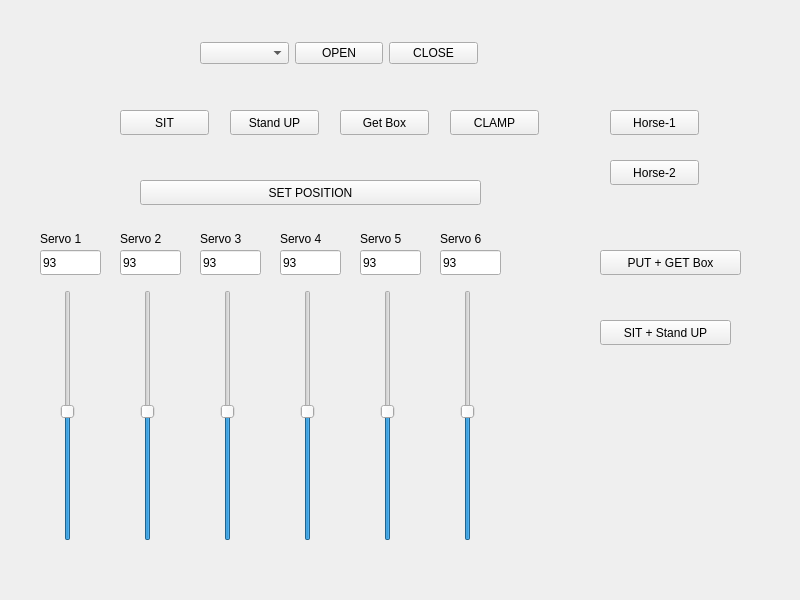
<?xml version="1.0" encoding="UTF-8"?>
<ui version="4.0">
 <class>MainWindow</class>
 <widget class="QWidget" name="MainWindow">
  <property name="geometry">
   <rect>
    <x>0</x>
    <y>0</y>
    <width>800</width>
    <height>600</height>
   </rect>
  </property>
  <property name="windowTitle">
   <string>main</string>
  </property>
  <widget class="QWidget" name="layoutWidget">
   <property name="geometry">
    <rect>
     <x>200</x>
     <y>40</y>
     <width>278</width>
     <height>27</height>
    </rect>
   </property>
   <layout class="QHBoxLayout" name="horizontalLayout">
    <item>
     <widget class="QComboBox" name="comL"/>
    </item>
    <item>
     <widget class="QPushButton" name="openButton">
      <property name="text">
       <string>OPEN</string>
      </property>
     </widget>
    </item>
    <item>
     <widget class="QPushButton" name="closeButton">
      <property name="text">
       <string>CLOSE</string>
      </property>
     </widget>
    </item>
   </layout>
  </widget>
  <widget class="QPushButton" name="clampButton">
   <property name="geometry">
    <rect>
     <x>450</x>
     <y>110</y>
     <width>89</width>
     <height>25</height>
    </rect>
   </property>
   <property name="text">
    <string>CLAMP</string>
   </property>
  </widget>
  <widget class="QLineEdit" name="servo_1_lineEdit">
   <property name="geometry">
    <rect>
     <x>40</x>
     <y>250</y>
     <width>61</width>
     <height>25</height>
    </rect>
   </property>
   <property name="text">
    <string>93</string>
   </property>
  </widget>
  <widget class="QLineEdit" name="servo_2_lineEdit">
   <property name="geometry">
    <rect>
     <x>120</x>
     <y>250</y>
     <width>61</width>
     <height>25</height>
    </rect>
   </property>
   <property name="text">
    <string>93</string>
   </property>
  </widget>
  <widget class="QLineEdit" name="servo_3_lineEdit">
   <property name="geometry">
    <rect>
     <x>200</x>
     <y>250</y>
     <width>61</width>
     <height>25</height>
    </rect>
   </property>
   <property name="text">
    <string>93</string>
   </property>
  </widget>
  <widget class="QLineEdit" name="servo_4_lineEdit">
   <property name="geometry">
    <rect>
     <x>280</x>
     <y>250</y>
     <width>61</width>
     <height>25</height>
    </rect>
   </property>
   <property name="text">
    <string>93</string>
   </property>
  </widget>
  <widget class="QLineEdit" name="servo_5_lineEdit">
   <property name="geometry">
    <rect>
     <x>360</x>
     <y>250</y>
     <width>61</width>
     <height>25</height>
    </rect>
   </property>
   <property name="text">
    <string>93</string>
   </property>
  </widget>
  <widget class="QLineEdit" name="servo_6_lineEdit">
   <property name="geometry">
    <rect>
     <x>440</x>
     <y>250</y>
     <width>61</width>
     <height>25</height>
    </rect>
   </property>
   <property name="text">
    <string>93</string>
   </property>
  </widget>
  <widget class="QPushButton" name="set_posButton">
   <property name="geometry">
    <rect>
     <x>140</x>
     <y>180</y>
     <width>341</width>
     <height>25</height>
    </rect>
   </property>
   <property name="text">
    <string>SET POSITION</string>
   </property>
  </widget>
  <widget class="QPushButton" name="stand_upButton">
   <property name="geometry">
    <rect>
     <x>230</x>
     <y>110</y>
     <width>89</width>
     <height>25</height>
    </rect>
   </property>
   <property name="text">
    <string>Stand UP</string>
   </property>
  </widget>
  <widget class="QLabel" name="S1_label">
   <property name="geometry">
    <rect>
     <x>40</x>
     <y>230</y>
     <width>61</width>
     <height>17</height>
    </rect>
   </property>
   <property name="text">
    <string>Servo 1</string>
   </property>
  </widget>
  <widget class="QLabel" name="S2_label">
   <property name="geometry">
    <rect>
     <x>120</x>
     <y>230</y>
     <width>61</width>
     <height>17</height>
    </rect>
   </property>
   <property name="text">
    <string>Servo 2</string>
   </property>
  </widget>
  <widget class="QLabel" name="S3_label">
   <property name="geometry">
    <rect>
     <x>200</x>
     <y>230</y>
     <width>61</width>
     <height>17</height>
    </rect>
   </property>
   <property name="text">
    <string>Servo 3</string>
   </property>
  </widget>
  <widget class="QLabel" name="S4_label">
   <property name="geometry">
    <rect>
     <x>280</x>
     <y>230</y>
     <width>61</width>
     <height>17</height>
    </rect>
   </property>
   <property name="text">
    <string>Servo 4</string>
   </property>
  </widget>
  <widget class="QLabel" name="S5_label">
   <property name="geometry">
    <rect>
     <x>360</x>
     <y>230</y>
     <width>61</width>
     <height>17</height>
    </rect>
   </property>
   <property name="text">
    <string>Servo 5</string>
   </property>
  </widget>
  <widget class="QLabel" name="S6_label">
   <property name="geometry">
    <rect>
     <x>440</x>
     <y>230</y>
     <width>61</width>
     <height>17</height>
    </rect>
   </property>
   <property name="text">
    <string>Servo 6</string>
   </property>
  </widget>
  <widget class="QPushButton" name="sitButton">
   <property name="geometry">
    <rect>
     <x>120</x>
     <y>110</y>
     <width>89</width>
     <height>25</height>
    </rect>
   </property>
   <property name="text">
    <string>SIT</string>
   </property>
  </widget>
  <widget class="QPushButton" name="getBoxButton">
   <property name="geometry">
    <rect>
     <x>340</x>
     <y>110</y>
     <width>89</width>
     <height>25</height>
    </rect>
   </property>
   <property name="text">
    <string>Get Box</string>
   </property>
  </widget>
  <widget class="QSlider" name="S6_verSlider">
   <property name="geometry">
    <rect>
     <x>460</x>
     <y>290</y>
     <width>16</width>
     <height>251</height>
    </rect>
   </property>
   <property name="maximum">
    <number>180</number>
   </property>
   <property name="value">
    <number>93</number>
   </property>
   <property name="orientation">
    <enum>Qt::Vertical</enum>
   </property>
  </widget>
  <widget class="QSlider" name="S5_verSlider">
   <property name="geometry">
    <rect>
     <x>380</x>
     <y>290</y>
     <width>16</width>
     <height>251</height>
    </rect>
   </property>
   <property name="maximum">
    <number>180</number>
   </property>
   <property name="value">
    <number>93</number>
   </property>
   <property name="orientation">
    <enum>Qt::Vertical</enum>
   </property>
  </widget>
  <widget class="QSlider" name="S4_verSlider">
   <property name="geometry">
    <rect>
     <x>300</x>
     <y>290</y>
     <width>16</width>
     <height>251</height>
    </rect>
   </property>
   <property name="maximum">
    <number>180</number>
   </property>
   <property name="value">
    <number>93</number>
   </property>
   <property name="orientation">
    <enum>Qt::Vertical</enum>
   </property>
  </widget>
  <widget class="QSlider" name="S3_verSlider">
   <property name="geometry">
    <rect>
     <x>220</x>
     <y>290</y>
     <width>16</width>
     <height>251</height>
    </rect>
   </property>
   <property name="maximum">
    <number>180</number>
   </property>
   <property name="value">
    <number>93</number>
   </property>
   <property name="orientation">
    <enum>Qt::Vertical</enum>
   </property>
  </widget>
  <widget class="QSlider" name="S2_verSlider">
   <property name="geometry">
    <rect>
     <x>140</x>
     <y>290</y>
     <width>16</width>
     <height>251</height>
    </rect>
   </property>
   <property name="maximum">
    <number>180</number>
   </property>
   <property name="value">
    <number>93</number>
   </property>
   <property name="orientation">
    <enum>Qt::Vertical</enum>
   </property>
  </widget>
  <widget class="QSlider" name="S1_verSlider">
   <property name="geometry">
    <rect>
     <x>60</x>
     <y>290</y>
     <width>16</width>
     <height>251</height>
    </rect>
   </property>
   <property name="maximum">
    <number>180</number>
   </property>
   <property name="value">
    <number>93</number>
   </property>
   <property name="orientation">
    <enum>Qt::Vertical</enum>
   </property>
  </widget>
  <widget class="QPushButton" name="horse_1_Button">
   <property name="geometry">
    <rect>
     <x>610</x>
     <y>110</y>
     <width>89</width>
     <height>25</height>
    </rect>
   </property>
   <property name="text">
    <string>Horse-1</string>
   </property>
  </widget>
  <widget class="QPushButton" name="horse_2_Button">
   <property name="geometry">
    <rect>
     <x>610</x>
     <y>160</y>
     <width>89</width>
     <height>25</height>
    </rect>
   </property>
   <property name="text">
    <string>Horse-2</string>
   </property>
  </widget>
  <widget class="QPushButton" name="put_getBoxButton">
   <property name="geometry">
    <rect>
     <x>600</x>
     <y>250</y>
     <width>141</width>
     <height>25</height>
    </rect>
   </property>
   <property name="text">
    <string>PUT + GET Box</string>
   </property>
  </widget>
  <widget class="QPushButton" name="combSitStandButton">
   <property name="geometry">
    <rect>
     <x>600</x>
     <y>320</y>
     <width>131</width>
     <height>25</height>
    </rect>
   </property>
   <property name="text">
    <string>SIT + Stand UP</string>
   </property>
  </widget>
 </widget>
 <resources/>
 <connections/>
</ui>
